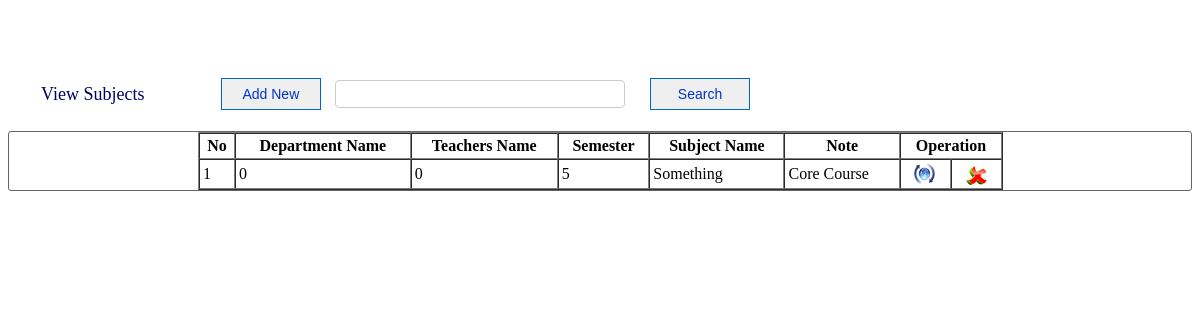
Screenshot of /View_Subjects.php with the database file from the repository.
### tables this page shows
CREATE TABLE IF NOT EXISTS `sub_tbl` (
  `sub_id` int(10) unsigned NOT NULL AUTO_INCREMENT,
  `faculties_id` int(10) NOT NULL,
  `teacher_id` int(10) NOT NULL,
  `semester` varchar(10) NOT NULL,
  `sub_name` varchar(100) NOT NULL,
  `note` varchar(100) NOT NULL,
  PRIMARY KEY (`sub_id`)
);

### View_Subjects.php (the view, shortened to what this page needs)
<!DOCTYPE html PUBLIC "-//W3C//DTD XHTML 1.0 Transitional//EN" "http://www.w3.org/TR/xhtml1/DTD/xhtml1-transitional.dtd">
<html xmlns="http://www.w3.org/1999/xhtml">
<head>
<link rel="stylesheet" type="text/css" href="css/style_view.css" />
</head>
<body>
<div id="style_div" >
<form method="post">
<table width="755">
	<tr>
    	<td width="200px" style="font-size:18px; color:#006; text-indent:30px;">View Subjects</td>
        <td><a href="?tag=Subject_Entry"><input type="button" title="Add new Subjects" name="butAdd" value="Add New" id="button-search" /></a></td>
        <td><input type="text" name="searchtxtz" title="Enter name for search " class="search" autocomplete="off"/></td>
        <td style="float:right"><input type="submit" name="btnsearch" value="Search" id="button-search" title="Search Subject" /></td>
    </tr>
</table>
</form>
</div>
<br />
<div id="content-input">
	<form method="post">
    <table border="1" width="805px" align="center" cellpadding="3" class="table" cellspacing="0">
        <tr>
            <th>No</th>
            <th>Department Name</th>
            <th>Teachers Name</th>
            <th>Semester</th>
             <th>Subject Name</th>
            <th>Note</th>
            <th colspan="2">Operation</th>
      	</tr>
         <?php
		 $key="";
	if($key !="")
		$sql_sel=mysql_query("SElECT * FROM sub_tbl WHERE sub_name  like '%$key%' ");
	else
        $sql_sel=mysql_query("SELECT * FROM sub_tbl");
    $i=0;
    while($row=mysql_fetch_array($sql_sel)){
    $i++;
    $color=($i%2==0)?"lightblue":"white";
    ?>
      <tr bgcolor="<?php echo $color?>">
            <td><?php echo $i;?></td>
            <td><?php echo $row['faculties_id'];?></td>
            <td><?php echo $row['teacher_id'];?></td>
            <td><?php echo $row['semester'];?></td>
            <td><?php echo $row['sub_name'];?></td>
            <td><?php echo $row['note'];?></td>
            <td align="center"><a href="?tag=Subject_Entry&opr=upd&rs_id=<?php echo $row['sub_id'];?>" title="Upate"><img src="picture/update.png" /></a></td>
            <td align="center"><a href="?tag=View_Subjects&opr=del&rs_id=<?php echo $row['sub_id'];?>" title="Delete"><img src="picture/delete.png" /></a></td>
        </tr>
    <?php
    }
    ?>
   	</table>
 	</form>
</div>
</body>
</html>

### css/style_view.css (style rules this page uses)
#style_div { height:auto; margin-top:75px; }
#content-input { border:1px solid #666; padding-left:1px; border-radius: 3px 3px 3px 3px; overflow: auto; }
#button-search { font-family:Arial, Helvetica, sans-serif; font-size:14px; width:100px; height:32px; float:right; margin-right:10px; repeat-x top center; border: 1px solid #06C; -moz-border-radius: 5px; color:#03C; }
.search { padding:4px; border:1px #CCC solid; border-radius: 4px 4px 4px 4px; -moz-border-radius: 8px; background:#FFF; color:#006; font-family:Arial, Helvetica, sans-serif; font-size:16px; width:280px; float:left; }

### rows the page displays
sub_tbl: faculties "0", teacher "0", semester "5", sub_name "Something", note "Core Course"
